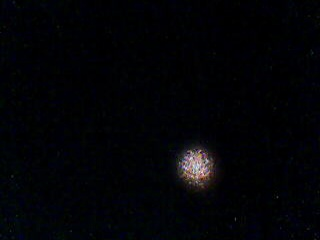
%> input picture ejemplos/Picture 1.jpg, 320 x 240 px
$ octave ejemplo_ajuste.m   (GNU Octave 9; MATLAB toolbox functions it lacks are replaced by stand-ins)
%> lines starting %> are read from the running program, lines starting %| are printed output that depends on the picture
### ejemplos/err_cuad_gauss.m
# calcula el error cuadratico medio entre los puntos medidos y la expresion de la gaussiana para ajustar
function [err_cuad] = err_cuad_gauss(parametros, puntos)

   w = parametros(1);
   I_0 = parametros(2);

   x = puntos(1, :);
   y = puntos(2, :);

   err_cuad = sum((y - arrayfun(@(x) gaussiana(x, 0, w, I_0), x)).^2);

endfunction

### ejemplos/gaussiana.m
# funcion gaussiana para el ajuste de la intensidad
function [I] = gaussiana(x, y, w, I_0)

   I = I_0*exp((-2*(x^2 + y^2))/(w^2));

endfunction

### ejemplos/ejemplo_ajuste.m
close all;
clear all;

pkg load image
#pkg load optics
#pkg load optim # tiene la funcion fmins

img01 = im2double(rgb2gray(imread("Picture 1.jpg")));
%> img01: size 240x320 double; min 0, max 0.898, mean 0.0139

figure(1);
imshow(img01);
axis("tic", "label");

#busco por filas las que estan por arriba de un umbral y les calculo el ancho, luego busco la mas ancha
%parece una circunferencia entonces buscas la parte mas ancha (pasa por el centro)
for i = 1:rows(img01)
    x_umbrales01 = find(img01(i,:) > 0.7);
    if (length(x_umbrales01) >= 2)
        ancho01(i,1) = x_umbrales01(end) - x_umbrales01(1);
    else
        ancho01(i,1) = 0;
    endif
endfor
%> after the loop, ancho01 = 240 values, max 18 at index 169, min 0 at index 1, mean 0.621
[~, y_max_ancho01] = max(ancho01);
%> y_max_ancho01 = 169

figure(2);
hold on;
imshow(gray2ind(img01), jet());
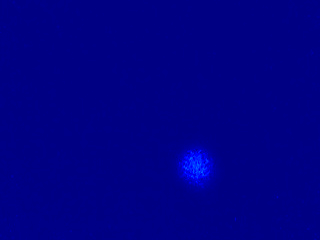
%> displayed picture: size 240x320x3, on the screen's scale of 0 to 255; mean R, G, B 0, 0.2, 133.6
plot(1:(columns(img01)), y_max_ancho01*ones(1,columns(img01)), "-k", "linewidth", 2);
axis("tic", "label");
xlabel("x / px");
ylabel("y / px");
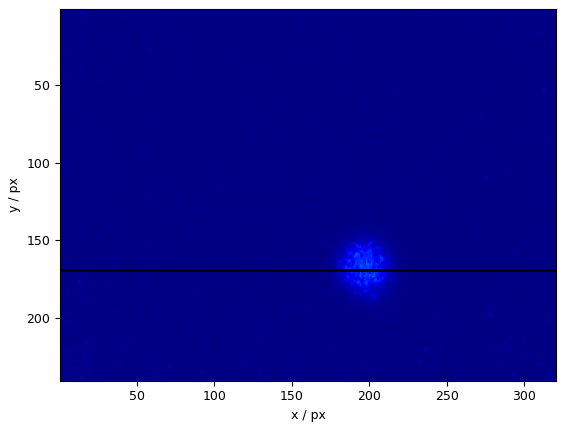
%> figure redrawn from the program's plot data

med_max_x01 = img01(y_max_ancho01, :);
%> med_max_x01 = 320 values, max 0.855 at index 197, min 0 at index 75, mean 0.0683
x01 = 0:(columns(img01)-1);
%> x01 = 320 values from 0 to 319

#busco el valor central de la medicion y corro el eje x
x_umbr01 = find(med_max_x01 > 0.3);
%> x_umbr01 = 27 values from 183 to 209
x_cent01 = floor((x_umbr01(1) + x_umbr01(end))/2);
%> x_cent01 = 196
x01 = x01 - x_cent01;%segundo paramentro de ajuste
%> x01 = 320 values from -196 to 123

%podes normalizar el valor de la altura que te simplifica todo (valor inicial 1)

%calcula el err cuad mmedio entre una gausseana y 'x'
%gausseana es la definida como el haz gausseano cuando varia x y =0 y viceversa
parametros01 = fminsearch(@(param) err_cuad_gauss(param, [x01; med_max_x01]), [1, 1]);
%> in err_cuad_gauss, `y = puntos(2, :);`: y has the same summary as med_max_x01 outside err_cuad_gauss
%> in gaussiana, `I = I_0*exp((-2*(x^2 + y^2))/(w^2));`: I = 0
%> in err_cuad_gauss, `err_cuad = sum((y - arrayfun(@(x) gaussiana(x, 0, w, I_0), x)).^2);`: err_cuad = 10.17
%> parametros01 = [21.68 0.749]
%cuidado puedo converger a minimo local o algo asi

figure(3);
hold on;
plot(x01, med_max_x01, "linewidth", 2);
plot(x01, arrayfun(@(x) gaussiana(x, 0, parametros01(1), parametros01(2)), x01), "linewidth", 2);
grid on;
xlabel("x / px");
ylabel("I");
label_ajustes = sprintf("Ajustes w = %.2f px I_0 = %.3f", parametros01(1), parametros01(2));
%> label_ajustes = 'Ajustes w = 21.68 px I_0 = 0.749'
legend("Medición", label_ajustes, "location", "northwest");
legend("boxoff");
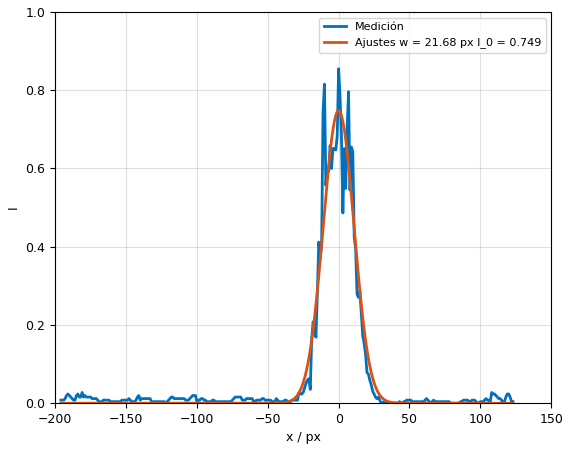
%> figure redrawn from the program's plot data; curve peaks at x = 0, y = 0.855; curve peaks at x = 0, y = 0.749
